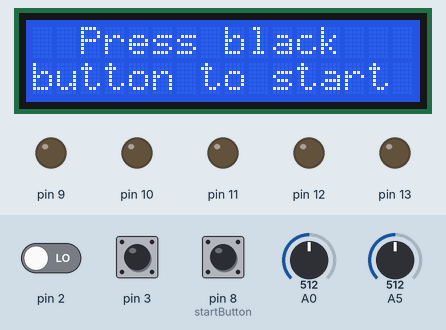
A sketch run on a simulated Arduino Uno, built with avr-gcc and run on an emulated ATmega328P. On the bench: 16×2 character LCD, output pins drawn as LEDs (lit = HIGH). Inputs (shaded band) come from the test bench; at power-on: pin 8 (startButton) HIGH, pin 2 LOW, pin 3 LOW, A0 = 512, A5 = 512. Random numbers use the default seed unless the sketch sets one.

Above: at 1.2 s.
1.3 s: pin 8 (startButton) pulled LOW for 0.15 s
At 6.6 s:
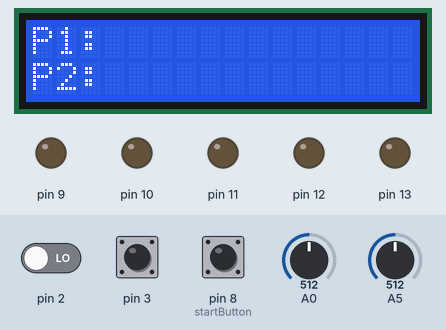
7.3 s: pin 2 driven HIGH
At 7.7 s:
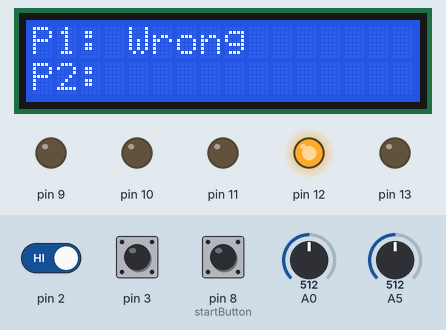
10.3 s: pin 3 driven HIGH
At 11.1 s:
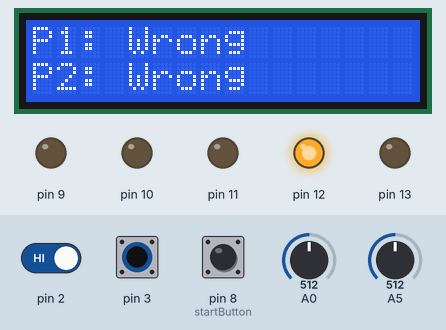
13.3 s: pin 2 driven LOW
At 15.8 s:
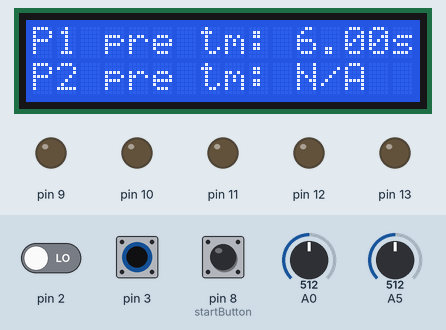
16.3 s: pin 3 pulsed LOW 5 times (0.12 s each, 0.3 s apart)
At 17.9 s:
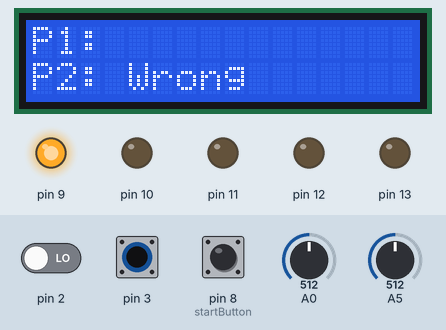
19.3 s: pin 2 driven HIGH
At 23.3 s:
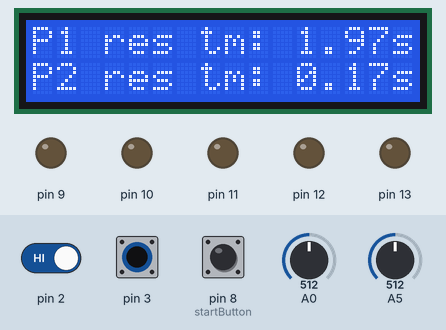
Timing chart, 0 to 27.8 s (numbered marks = the images above; inputs shaded):
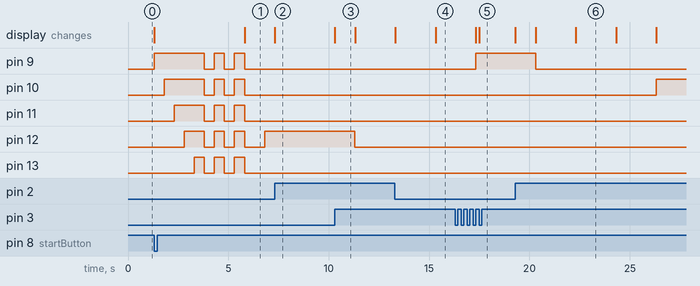

Measured:
- after the input at 1.3 s, pin 9: LOW → HIGH at once, then repeats every 1.0 s: LOW 0.50 s, HIGH 0.50 s; pin 10: LOW → HIGH after 0.50 s, then repeats every 1.0 s: LOW 0.50 s, HIGH 0.50 s
- after the input at 7.3 s, the display: changes at once (image 2)
- after the input at 19.3 s, pin 10: LOW → HIGH after 7.0 s
- what the display in image 3 shows lasts 1.0 s, from 10.3 s to 11.3 s

The sketch:

Main.ino
```cpp
/****************************************************************************
        .______     ______   .______             __  .___________.
        |   _  \   /  __  \  |   _  \           |  | |           |
        |  |_)  | |  |  |  | |  |_)  |  ______  |  | `---|  |----`
        |   _  <  |  |  |  | |   ___/  |______| |  |     |  |
        |  |_)  | |  `--'  | |  |               |  |     |  |
        |______/   \______/  | _|               |__|     |__|


      SYDE 192L project
      July 2016

      By:
         Ashley Hu
         Michael Shiozaki
         Sam Yuyitung

*****************************************************************************/

//Allow for timer0 interrupts
#ifndef sbi
#define sbi(sfr, bit) (_SFR_BYTE(sfr) |= _BV(bit))
#endif

// include the LCD Library:
#include <LiquidCrystal.h>


//START STRUCT / VARIABLE DECLARATION
struct Player {
  int pName; //Name of the player ( 1 or 2 )
  int score; //rounds won
  int inputPin; //analog input pin
  int val; //value of analog button press
  int trigger; // 1 when interrupt is triggered
  double responseTime; //time from start to end
  String summary; //LCD output
  double startPress; //start of button press
  double pressDuration; //duration of button press
};

// My timer variables
volatile unsigned long myTimer0_millis = 0;
static unsigned char myTimer0_fract = 0;

//Players of the game:
Player p1;
Player p2;

//Middle leds to show which button to press.
int roundLed;

//Button to start pin location
int startButton = 8;

/**
    0 - init state no game played

    1 - start round
    2 - listening
    3 - post round

    4 - post game / game over
*/
int gameState;
int roundWinner;
long roundStartTime;
long gameStartTime;
long gameLengthTime;
const int POINTS_TO_WIN = 5;
//LCD
LiquidCrystal lcd(1, 0, 4, 5, 6, 7);

void setup() {
  p1 = initPlayer(1);
  p2 = initPlayer(2);
  setupDigitalPins();
  setupAnalogPins();
  gameState = 0;
  srand(analogRead(2));
  lcd.begin(16, 2);
  initLCD();
}
/*
   NEED 1 MORE PIN FOR LCD

   Pin - Usage
   0 - LCD enable
   1 - LCD
   2 - player 1 interrupt
   3 - player 2 interrupt
   4 - LCD reg 1
   5 - LCD reg 2
   6 - LCD reg 3
   7 - LCD reg 4
   8 - Start button
   9 - LED Choice 1
   10 - LED Choice 2 (green)
   11 - LED Choice 3 (red)
   12 - LED Choice 4 (blue)
   13 - LED Choice 5
*/
void setupDigitalPins() {
  //Setup start button
  pinMode(startButton, INPUT);

  for (int i = 9; i < 14; i++)
    pinMode(i, OUTPUT);

  //Attach interrupts
  attachInterrupt(0, PLAYER_1_ISR, CHANGE); //Pin 2
  attachInterrupt(1, PLAYER_2_ISR, CHANGE); //Pin 3
}

/*
  A0 - Player 1
  A5 - Player 2
*/
void setupAnalogPins() {
  pinMode(p1.inputPin, INPUT);
  pinMode(p2.inputPin, INPUT);
}

/*
  Init player (Nothing special)
*/
Player initPlayer(int playerNumber) {
  Player tempPlayer;
  tempPlayer.pName = playerNumber;
  tempPlayer.score = 0;
  tempPlayer.inputPin = (playerNumber - 1) * 5;
  tempPlayer.val = -1;
  tempPlayer.summary = "";
  return tempPlayer;
}

void initLCD() {
  lcdWrite("  Press black", "button to start");
}
// END INITIATION STUFF
// START GAME STUFF
void loop() {
  switch (gameState) {
    case 0:
      preGame();
      break;
    case 1:
      startRound();
      break;
    case 2:
      listenForResponse();
      break;
    case 3:
      endRound();
      break;
    case 4:
      gameOver();
      break;
    //Only used for testing
    case 5:
      debug();
      break;
  }
}
void debug() {
  if (p1.trigger) {
    p1.trigger = false;
  }

  if (p2.trigger) {
    p2.trigger = false;
  }
}
/*
  Init state of the game, only exist until the start button is pressed
*/
void resetGame() {
  p1.score = 0;
  p2.score = 0;
  initLCD();
  gameState = 0;
}

void preGame() {
  //Start game
  if (digitalRead(startButton) == LOW) {
    preGameLightsShow();
  }
}

/*
  Small transitions to signify the start of the game!
*/

void preGameLightsShow() {
  lcd.clear();
  lcd.setCursor(0, 0);
  //         1234567890123456
  lcd.print("Starting game...");
  //lights will all turn on one at a time, blink on and off twice

  for (int i = 9; i < 14; i++) {
    digitalWrite(i, HIGH); // turn all LEDs on
    delay1(500);
  }
  for (int i = 9; i < 14; i++) {
    digitalWrite(i, LOW); // turn all LEDs off
  }
  //Blink all leds twice
  for (int j = 0; j < 2; j++) {
    delay1 (500);
    for (int i = 9; i < 14; i++) {
      digitalWrite(i, HIGH); // turn all LEDs on
    }
    delay1(500);
    for (int i = 9; i < 14; i++) {
      digitalWrite(i, LOW); // turn all LEDs off
    }
  }
  resetLCD();
  //Wait a second before starting
  delay1(1000);
  gameState = 1;
  gameStartTime = millis1();
}
void resetLCD() {
  lcdWrite("P1:", "P2:");
}
/*
  light up the pin for the round
*/
void startRound() {
  resetLCD();
  //Randomly select pin for round
  roundLed = 9 + (int) rand() % 5;
  //Turn it on!
  digitalWrite(roundLed, HIGH);
  //reset some stuff
  p1.trigger = p2.trigger =  roundWinner = 0;
  p1.pressDuration = p2.pressDuration = -1;
  p1.responseTime = p2.responseTime = -1;
  p1.summary = p2.summary = "";
  gameState = 2;

  //pull start time before switching
  roundStartTime = millis1();
}

/**
   Listen for button interrupts.
   Leave (change gameState) if:
   1. More than 5 seconds
   2. Both people have triggered it.
*/
void lcdWrite(String line1, String line2) {
  lcd.clear();
  lcd.setCursor(0, 0);
  lcd.print(line1);
  lcd.setCursor(0, 1);
  lcd.print(line2);
}
void listenForResponse() {
  //Go to next round if longer than 5 seconds
  if (millis1() - roundStartTime >= 5000) {
    String l2 = "no winner";
    if (roundWinner == 1)
      l2 = "p1 won";
    if (roundWinner == 2)
      l2 = "p2 won";
    lcdWrite("Timed out", l2 );
    delay1(1000);
    gameState = 3;
    return;
  }

  //TRIGGERED IF ISR'd
  if (p1.trigger == 1) {
    p1.trigger = 2;
    if (checkRight(decodeVal(p1.val))) {
      if (roundWinner == 0) {
        roundWinner = 1;
        p1.score ++;
        p1.summary = "Winner";
      } else
        p1.summary = "Too slow";
    }
    else
      p1.summary = "Wrong";
    lcdWrite("P1: " + p1.summary, "P2: " + p2.summary);
  }


  if (p2.trigger == 1) {
    p2.trigger = 2;
    if (checkRight(decodeVal(p2.val))) {
      if (roundWinner == 0) {
        roundWinner = 2;
        p2.score ++;
        p2.summary = "Winner";
      } else
        p2.summary = "Too slow";
    }
    else
      p2.summary = "Wrong";

    lcdWrite("P1: " + p1.summary, "P2: " + p2.summary);
  }
  if (p1.trigger == 2 && p2.trigger == 2 ) {
    delay1(1000);
    gameState = 3;
  }
}

/*
   Decode the trigger based off analog in value
*/
int decodeVal(int val) {
  if (val < 50)
    return 4;
  else if (val < 80)
    return 3;
  else if (val < 120)
    return 2;
  else if (val < 180)
    return 1;
  else if (val < 220)
    return 0;

  //Nothing or something not known
  return -1;

}

boolean checkRight(int val) {
  if (val + 9 == roundLed)
    return true;
  return false;
}

void endRound() {
  if (p1.score == POINTS_TO_WIN || p2.score == POINTS_TO_WIN) {
    gameLengthTime = (millis1() - gameStartTime) / 1000.0;
    gameState = 4;
    return;
  }

  digitalWrite(roundLed, LOW);
  writeCurrentScore();
  writeResponseTime();
  writePressTime();
  gameState = 1;
}

void writeCurrentScore() {
  lcdWrite("P1 Score: " + String(p1.score), "P2 Score: " + String(p2.score));
  delay1(2000);
}

void writeResponseTime() {
  if (p1.responseTime + p2.responseTime == -2)
    return;

  String p1String = "N/A";
  String p2String = "N/A";
  if (p1.responseTime > 0)
    p1String = String(p1.responseTime) + "s";

  if (p2.responseTime > 0)
    p2String = String(p2.responseTime) + "s";

  lcdWrite("P1 res tm: " + p1String, "P2 res tm: " + p2String);
  delay1(2000);
}

void writePressTime() {
  if (p1.pressDuration + p2.pressDuration == -2)
    return;

  String p1String = "N/A";
  String p2String = "N/A";
  if (p1.pressDuration > 0)
    p1String = String(p1.pressDuration) + "s";

  if (p2.pressDuration > 0)
    p2String = String(p2.pressDuration) + "s";
  lcdWrite("P1 pre tm: " + p1String, "P2 pre tm: " + p2String);
  delay1(2000);
}
/*
  State after game ends
  Shows the score
  option to restart game with start button push
*/
void gameOver() {
  writeScores();
  endingLights();
  showGameTime();
  delay1(2000);
  resetGame();
}

/*
   Print the players scores to the LCD
*/
void writeScores() {
  if (p1.score == POINTS_TO_WIN )
    lcdWrite("Player 1 wins!", "final score " + String(p1.score) + "-" + String(p2.score));
  else
    lcdWrite("Player 2 wins!", "final score " + String(p2.score) + "-" + String(p1.score));
}
void showGameTime(){
  lcdWrite("Game length was", "      " + secondsToMin(gameLengthTime));
}

String secondsToMin(int second){
  if(second < 60)
    return String(second) + "s";

  String minutes = String(second / 60);
  String seconds = String(second % 60);

  return minutes + ":" + seconds + "m";
}

void endingLights() {
  //lights will all turn on one at a time, blink on and off twice
  for (int j = 0; j < 2; j++) { //all lights blink on and off twice
    delay1 (500);
    for (int i = 9; i < 14; i++) {
      digitalWrite(i, HIGH); // turn all LEDs on
    }
    delay1(500);
    for (int i = 9; i < 14; i++) {
      digitalWrite(i, LOW); // turn all LEDs off
    }
  }
  for (int i = 13; i >= 9; i--) {
    digitalWrite(i, HIGH); // turn all LEDs on
    delay1(500);
  }
  for (int i = 9; i < 14; i++) {
    digitalWrite(i, LOW); // turn all LEDs off
  }
  // all lights on with slight delay1, all off


}
//END GAME STUFF

//START INTERRUPTS
void PLAYER_1_ISR() {
  long iTime = millis1();
  if (p1.trigger == 0) {
    p1.val = analogRead(p1.inputPin);
    p1.responseTime = (iTime - roundStartTime) / 1000.0;
    //only allow one read per round
    p1.trigger = 1;
    p1.startPress = iTime;
  } else if ( p1.pressDuration < 0) {
    p1.pressDuration = (iTime - p1.startPress) / 1000.0;
  }

}

void PLAYER_2_ISR() {
  long iTime = millis1();
  p2.val = analogRead(p2.inputPin);
  if (p2.trigger == 0) {
    p2.responseTime = (iTime - roundStartTime) / 1000.0;
    p2.trigger = 1;
    p2.startPress = iTime;
  } else if ( p2.pressDuration < 0) {
    p2.pressDuration = (iTime - p2.startPress) / 1000.0;
  }
}
//END INTERRUPTS


//START TIMER
/**
   HOTW: (How our timer work);
   Each clock cycle is 250,000 hz or 0.000004s --> 0.004 ms
   everytime it overflows, 1.024 ms has elapsed
   So what we do is:

   Math stuff:
   1 / 0.024 = 41.6667 <-- every 41.667 clock overflows we gotta add an extra millis;
   since this is a fraction we triple the addition so that we add An extra millis every 125 to deal with integers
   every overflow add 1 to millis and add 3 to fraction
*/


ISR(TIMER0_OVF_vect) {
  myTimer0_millis += 1;
  myTimer0_fract += 3;
  //add the compounded 0.024 and reset decimal counter.
  if (myTimer0_fract >= 125) {
    myTimer0_fract -= 125;
    myTimer0_millis += 1;
  }
}

unsigned long millis1() {
  unsigned long m;
  cli();
  m = myTimer0_millis;
  sei();
  return m;
}

void delay1(long waitMillis) {
  long startTime = millis1();
  while (millis1() - startTime < waitMillis)
    continue;
}
//END TIMER
```
